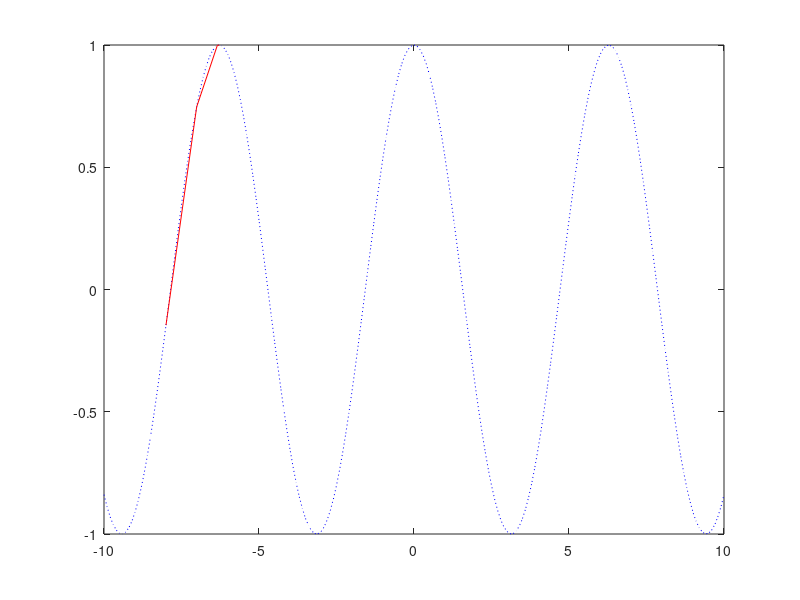

The MATLAB script that drew this image:
x = -10:.1:10;
y = cos(x);
plot(x,y,'b:');
a = 0.8;
c = zeros(101);
p = zeros(101);
c(1) = -8;
p(1) = cos(c(1));
for i = 1:100
c(i+1) = c(i) - sin(c(i));
p(i+1) = cos(c(i+1));

x1 = [c(i+1),c(i)];
y1 = [p(i+1),p(i)];
hold on
plot(x1,y1,'r');
pause(0.3);
end